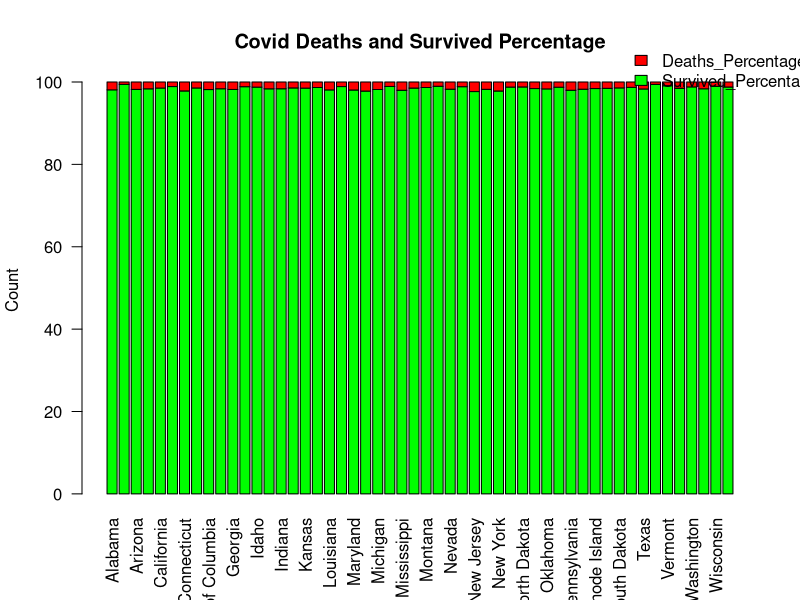
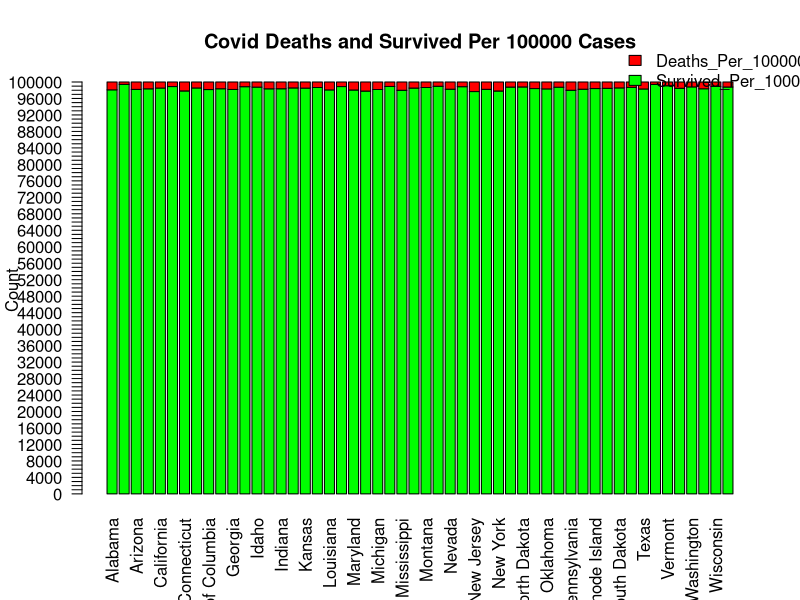
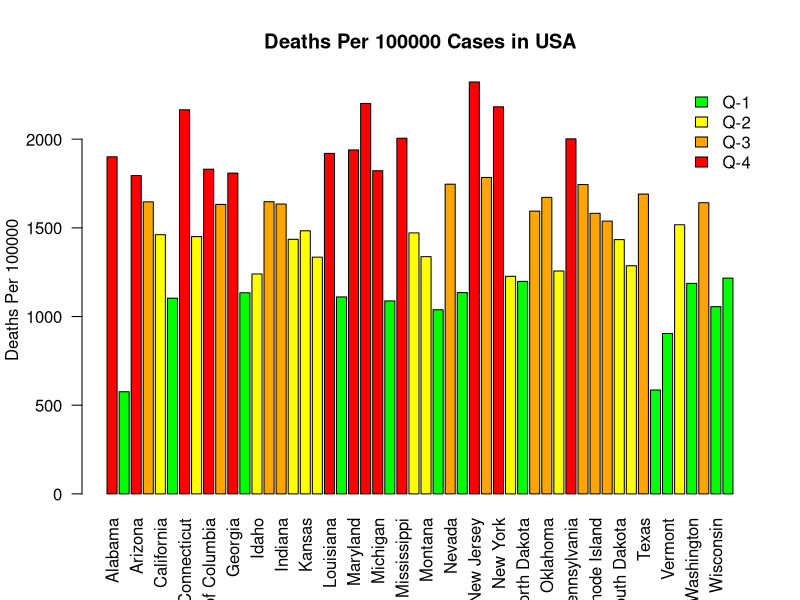

Here is the R script that generated these plots, in order:
library(tidyverse)
covid_data<- read.csv("1_county_level_confirmed_cases.csv")
colnames(covid_data)
names(covid_data)
summary(covid_data)
pdf("visualization.pdf")
#Preperation of Data for Bar Graph
' Data is available at county level
  Creating data at state levelby summation'
state_level_deaths=aggregate(list(Deaths=covid_data$deaths,Confirmed=covid_data$confirmed),by=list(State=covid_data$state),FUN= sum,na.rm=TRUE, na.action=NULL)
state_level_deaths$Survived<-state_level_deaths$Confirmed-state_level_deaths$Deaths
state_level_deaths$Deaths_Per_100000<- state_level_deaths$Deaths*100000/state_level_deaths$Confirmed
state_level_deaths$Survived_Per_100000<-state_level_deaths$Survived*100000/state_level_deaths$Confirmed
state_level_deaths$Deaths_Percentage<- state_level_deaths$Deaths*100/state_level_deaths$Confirmed
state_level_deaths$Survived_Percentage<-state_level_deaths$Survived*100/state_level_deaths$Confirmed

#State wise covid deaths percentage
barplot(t(as.matrix(state_level_deaths[,c('Survived_Percentage','Deaths_Percentage')])),
        names=state_level_deaths$State,
        col=c("Green","Red"),legend = TRUE,ylab="Count",
        main="Covid Deaths and Survived Percentage",las=2,
        args.legend = list(bty = "n", x = "topright", ncol = 1,ins=-0.1))
#State wise covid deaths per 100000 confirmed cases
barplot(t(as.matrix(state_level_deaths[,c('Survived_Per_100000','Deaths_Per_100000')])),
        names=state_level_deaths$State,col=c("Green","Red"),legend = TRUE,ylab="Count",
        main="Covid Deaths and Survived Per 100000 Cases",las=2,
        args.legend = list(bty = "n", x = "topright", ncol = 1,ins=-0.1),
        yaxp=c(0,100000,100) )

"color coding based on quantile values
  if value< 25 quantile
    green
  else if value < 50 quantile
    yellow 
  else if value < 75 quantile
    orange
  else 
  red
  "
quantiles<-quantile(state_level_deaths$Deaths_Per_100000)
set.seed(1)     
cols <- ifelse(state_level_deaths$Deaths_Per_100000<quantiles[2], "green", 
               ifelse(state_level_deaths$Deaths_Per_100000<quantiles[3], "yellow",
                     ifelse(state_level_deaths$Deaths_Per_100000<quantiles[4], "orange", "red")))

#State wise covid deaths for 100000 Cases
barplot(state_level_deaths$Deaths_Per_100000,names=state_level_deaths$State,col=cols, 
        main="Deaths Per 100000 Cases in USA", ylab="Deaths Per 100000",las=2,legend=TRUE)
legend(x = "topright", legend = c('Q-1','Q-2','Q-3','Q-4'), fill = c("Green","Yellow","Orange","Red"),
       bty = "n")

dev.off()

